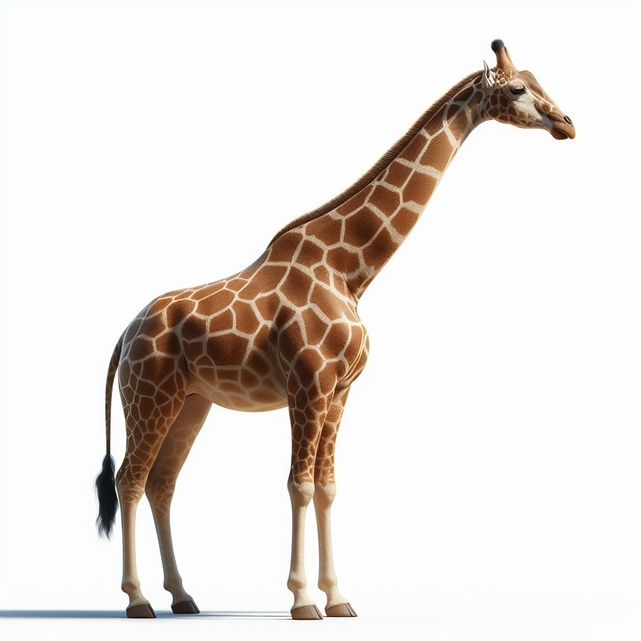
#> input picture GIRAFA.jpeg, 641 x 641 px, shrunk from 1024 x 1024 before the run; its folder holds 5 pictures in this run
$ python processamento_completo.py
#> lines starting #> are read from the running program, lines starting #| are printed output that depends on the picture; after the words box and inside, x2 and y2 are one past the last pixel; in counts of white or black regions, pixels touching at a corner belong together
# Processamento de Imagens - Relatório Completo
# pip install opencv-python matplotlib numpy

import numpy as np
import cv2
import matplotlib.pyplot as plt
import math

def processar_imagem(nome_arquivo, titulo_principal, ajuste_threshold=30, tamanho_kernel=7):
    print(f"\nProcessando a imagem {nome_arquivo}...")

    # Passo 1: Carregando a imagem
    print("Passo 1: Carregando a imagem original")
    img = cv2.imread(nome_arquivo)
    if img is None:
        raise FileNotFoundError(f"Não foi possível encontrar a imagem: {nome_arquivo}")

    # Passo 2: Convertendo para RGB (OpenCV carrega em BGR)
    print("Passo 2: Convertendo de BGR para RGB")
    img_rgb = cv2.cvtColor(img, cv2.COLOR_BGR2RGB)

    # Passo 3: Aplicando blur para redução de ruído
    print("Passo 3: Aplicando filtro de blur para redução de ruído")
    img_blur = cv2.blur(img_rgb, (5, 5))

    # Passo 4: Convertendo para escala de cinza
    print("Passo 4: Convertendo para escala de cinza")
    img_gray = cv2.cvtColor(img_blur, cv2.COLOR_RGB2GRAY)

    # Passo 5: Binarização da imagem
    print("Passo 5: Aplicando limiarização (threshold) para binarização")
    a = img_gray.max()
    _, img_thresh = cv2.threshold(img_gray, a/2+ajuste_threshold, a, cv2.THRESH_BINARY_INV)

    # Passo 6: Definindo kernel para operações morfológicas
    print("Passo 6: Definindo kernel para operações morfológicas")
    kernel = np.ones((tamanho_kernel, tamanho_kernel), np.uint8)

    # Passo 7: Aplicando operações morfológicas
    print("Passo 7: Aplicando operações morfológicas")
    img_dilate = cv2.dilate(img_thresh, kernel, iterations=1)
    img_erode = cv2.erode(img_thresh, kernel, iterations=1)
    img_open = cv2.morphologyEx(img_thresh, cv2.MORPH_OPEN, kernel)
    img_close = cv2.morphologyEx(img_thresh, cv2.MORPH_CLOSE, kernel)

    # Passo 8: Detecção de bordas com Canny
    print("Passo 8: Aplicando detector de bordas Canny")
    edges = cv2.Canny(image=img_gray, threshold1=a/2, threshold2=a/2)

    # Passo 9: Encontrando contornos
    print("Passo 9: Encontrando contornos na imagem")
    contours, _ = cv2.findContours(
        image=img_close,
        mode=cv2.RETR_TREE,
        method=cv2.CHAIN_APPROX_SIMPLE
    )

    # Passo 10: Ordenando contornos por área (do maior para o menor)
    print("Passo 10: Ordenando contornos por área")
    contours = sorted(contours, key=cv2.contourArea, reverse=True)

    # Passo 11: Desenhando contornos na imagem original
    print("Passo 11: Desenhando contornos na imagem original")
    img_contours = img_rgb.copy()
    final = cv2.drawContours(img_contours, contours, contourIdx=-1, color=(255, 0, 0), thickness=2)

    # Preparando imagens para visualização
    imagens_intermediarias = [
        img_rgb, img_blur, img_gray, img_thresh,
        img_dilate, img_erode, img_open, img_close, edges, final
    ]

    titulos = [
        'Original RGB', 'Blur', 'Escala de Cinza', 'Limiarização',
        'Dilatação', 'Erosão', 'Abertura', 'Fechamento', 'Bordas Canny', 'Contornos'
    ]

    # Plotando imagens intermediárias
    print("Gerando visualização das imagens intermediárias...")
    formatoX = math.ceil(len(imagens_intermediarias) ** 0.5)
    if (formatoX**2 - len(imagens_intermediarias)) > formatoX:
        formatoY = formatoX - 1
    else:
        formatoY = formatoX

    plt.figure(figsize=(15, 12))
    for i in range(len(imagens_intermediarias)):
        plt.subplot(formatoY, formatoX, i + 1)
        if i == 0 or i == 1 or i == 9:  # Imagens coloridas
            plt.imshow(imagens_intermediarias[i])
        else:  # Imagens em escala de cinza
            plt.imshow(imagens_intermediarias[i], 'gray')
        plt.title(titulos[i])
        plt.xticks([]), plt.yticks([])

    plt.tight_layout()
    nome_base = nome_arquivo.split(".")[0]
    plt.savefig(f'{nome_base}_intermediarias.png')
    plt.show()

    # Destacando a imagem final em tamanho grande
    print("Gerando imagem final em tamanho grande...")
    plt.figure(figsize=(12, 10))
    plt.imshow(final)
    plt.title(f'Resultado Final - {titulo_principal} com Contornos', fontsize=16)
    plt.xticks([]), plt.yticks([])
    plt.tight_layout()
    plt.savefig(f'{nome_base}_final.png')
    plt.show()

    print(f"Processamento da imagem {nome_arquivo} concluído!")
    print(f"Imagens salvas: {nome_base}_intermediarias.png e {nome_base}_final.png")

    return final, imagens_intermediarias, titulos

# Função para criar o relatório final
def criar_relatorio_final(resultados):
    print("\nCriando relatório final com todas as imagens processadas...")

    # Criando figura para mostrar os resultados finais lado a lado
    plt.figure(figsize=(15, 5))

    for i, (nome, resultado, _) in enumerate(resultados):
        plt.subplot(1, 3, i+1)
        plt.imshow(resultado)
        plt.title(f'{nome} Processado')
        plt.xticks([]), plt.yticks([])

    plt.tight_layout()
    plt.savefig('resultados_finais.png')
    plt.show()

    # Criando relatório detalhado com todas as etapas
    print("Gerando relatório detalhado com todas as etapas do processamento...")

    plt.figure(figsize=(18, 15))

    # Para cada imagem, mostrar todas as etapas do processamento
    for img_idx, (nome, _, imagens_intermediarias) in enumerate(resultados):
        for step_idx, img in enumerate(imagens_intermediarias[:5]):  # Primeiras 5 etapas
            plt.subplot(3, 5, img_idx*5 + step_idx + 1)
            if step_idx < 2:  # Imagens coloridas
                plt.imshow(img)
            else:  # Imagens em escala de cinza
                plt.imshow(img, 'gray')
            plt.title(f"{nome} - {titulos[step_idx]}")
            plt.xticks([]), plt.yticks([])

    plt.tight_layout()
    plt.savefig('relatorio_etapas_parte1.png')
    plt.show()

    plt.figure(figsize=(18, 15))
    for img_idx, (nome, _, imagens_intermediarias) in enumerate(resultados):
        for step_idx, img in enumerate(imagens_intermediarias[5:]):  # Últimas 5 etapas
            plt.subplot(3, 5, img_idx*5 + step_idx + 1)
            if step_idx == 4:  # Imagem final com contornos (colorida)
                plt.imshow(img)
            else:  # Imagens em escala de cinza
                plt.imshow(img, 'gray')
            plt.title(f"{nome} - {titulos[step_idx+5]}")
            plt.xticks([]), plt.yticks([])

    plt.tight_layout()
    plt.savefig('relatorio_etapas_parte2.png')
    plt.show()

# Processando as imagens com parâmetros específicos para cada uma
print("Iniciando processamento das imagens...")

# Lista para armazenar os resultados
resultados = []
titulos = [
    'Original RGB', 'Blur', 'Escala de Cinza', 'Limiarização',
    'Dilatação', 'Erosão', 'Abertura', 'Fechamento', 'Bordas Canny', 'Contornos'
]

try:
    # Processando a imagem da girafa
    final_girafa, intermediarias_girafa, _ = processar_imagem('GIRAFA.jpeg', 'Girafa', ajuste_threshold=30, tamanho_kernel=7)
#> in processar_imagem, img is the input picture: shape (641, 641, 3); mean B, G, R 219.7, 224, 230
#> in processar_imagem, `img_gray = cv2.cvtColor(img_blur, cv2.COLOR_RGB2GRAY)`:
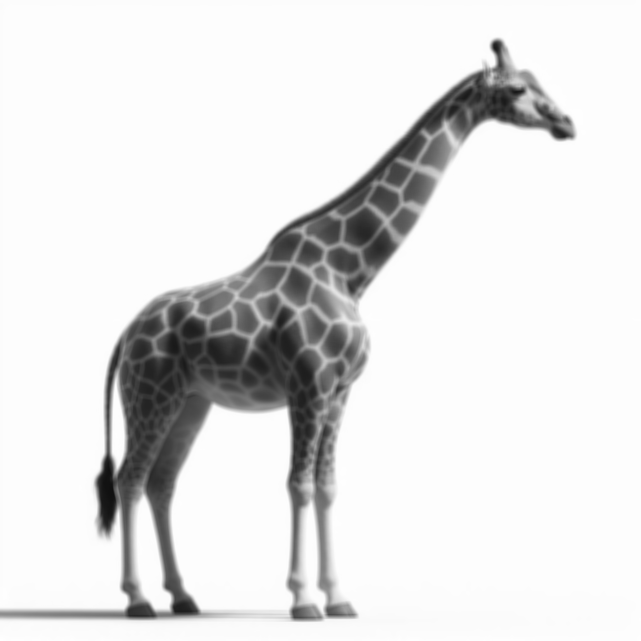
#> img_gray: shape (641, 641); min 16, max 255, mean 225.3
#> in processar_imagem, `a = img_gray.max()`: a = 255
#> in processar_imagem, `_, img_thresh = cv2.threshold(img_gray, a/2+ajuste_threshold, a, cv2.T..`:
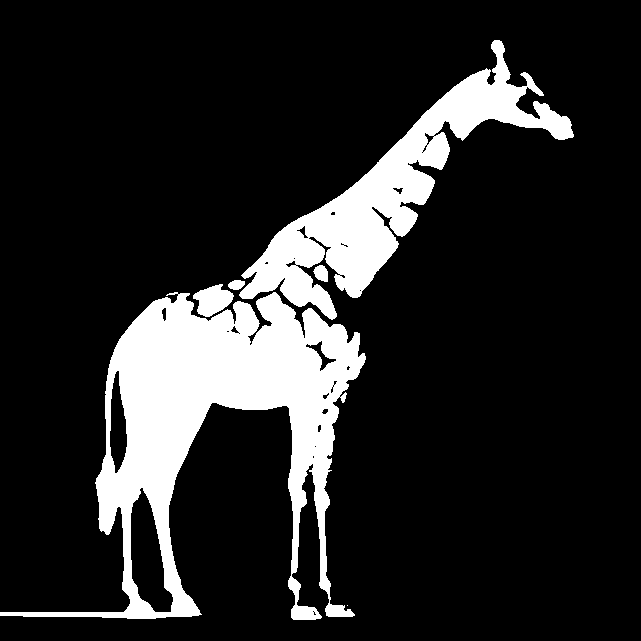
#> img_thresh: shape (641, 641); 15.2% white; 6 white regions (1 under 20 px), largest, box (x1, y1, x2, y2) and area: (0, 292, 366, 620) 39871, (239, 40, 574, 320) 21282, (193, 284, 234, 317) 839, (313, 265, 328, 282) 185, (228, 280, 245, 290) 129
#> in processar_imagem, `img_dilate = cv2.dilate(img_thresh, kernel, iterations=1)`: img_dilate: shape (641, 641); 19.1% white; 1 white region, box (x1, y1, x2, y2) and area: (0, 37, 577, 623) 78510
#> in processar_imagem, `img_erode = cv2.erode(img_thresh, kernel, iterations=1)`: img_erode: shape (641, 641); 10.4% white; 16 white regions (9 under 20 px), largest, box (x1, y1, x2, y2) and area: (99, 297, 361, 616) 28150, (244, 61, 570, 315) 13916, (199, 289, 230, 313) 429
#> in processar_imagem, `img_open = cv2.morphologyEx(img_thresh, cv2.MORPH_OPEN, kernel)`: img_open: shape (641, 641); 14.5% white; 13 white regions, largest, box (x1, y1, x2, y2) and area: (96, 294, 364, 619) 36851, (241, 58, 573, 318) 20549, (196, 286, 233, 316) 801
#> in processar_imagem, `img_close = cv2.morphologyEx(img_thresh, cv2.MORPH_CLOSE, kernel)`: img_close: shape (641, 641); 16% white; 1 white region, box (x1, y1, x2, y2) and area: (0, 40, 574, 620) 65740
#> in processar_imagem, `edges = cv2.Canny(image=img_gray, threshold1=a/2, threshold2=a/2)`: edges: shape (641, 641); 2.1% white in thin lines or dots, all inside (x1, y1, x2, y2) = (0, 40, 575, 622)
#> in processar_imagem, `contours, _ = cv2.findContours( image=img_close, mode=cv2.RETR_TREE, m..`: contours = 5 contours; box (x1, y1, x2, y2) and area: (0, 40, 574, 620) 71298, (130, 494, 173, 613) 3145, (295, 475, 329, 613) 2648, (109, 385, 128, 466) 1110, (517, 90, 539, 115) 355
#> in processar_imagem, `formatoX = math.ceil(len(imagens_intermediarias) ** 0.5)`: formatoX = 4
#> in processar_imagem, `formatoY = formatoX - 1`: formatoY = 3
#> the loop in processar_imagem, `for i in range(len(imagens_intermediarias)):` made 10 passes
#> intermediarias_girafa = 10 items
    resultados.append(('Girafa', final_girafa, intermediarias_girafa))

    # Processando a imagem do avião
    final_aviao, intermediarias_aviao, _ = processar_imagem('AVIAO.jpeg', 'Avião', ajuste_threshold=40, tamanho_kernel=5)
#> call 2 of processar_imagem, with nome_arquivo = 'AVIAO.jpeg', titulo_principal = 'Avião', ajuste_threshold = 40, tamanho_kernel = 5
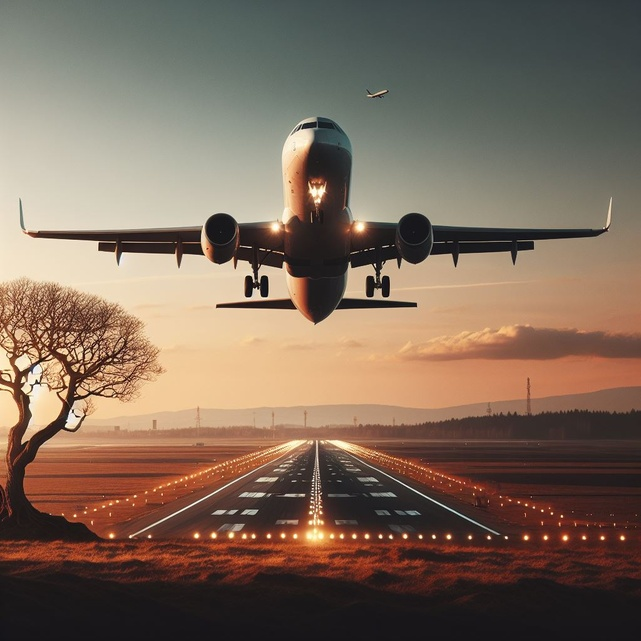
#> input picture Aviao.jpeg, 641 x 641 px, shrunk from 1024 x 1024 before the run, found by its file name
#> in processar_imagem, img is the input picture: shape (641, 641, 3); mean B, G, R 89.9, 105.5, 125.4
#> in processar_imagem (call 2), `img_gray = cv2.cvtColor(img_blur, cv2.COLOR_RGB2GRAY)`:
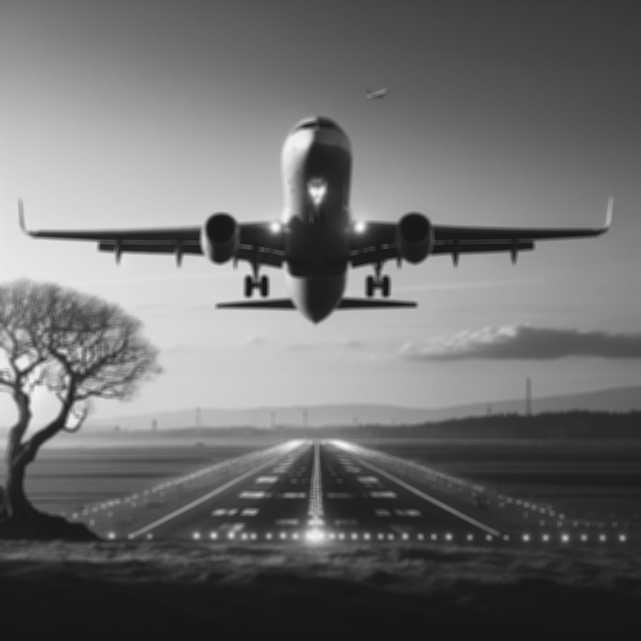
#> img_gray: shape (641, 641); min 21, max 247, mean 109.7
#> in processar_imagem (call 2), `a = img_gray.max()`: a = 247
#> in processar_imagem (call 2), `_, img_thresh = cv2.threshold(img_gray, a/2+ajuste_threshold, a, cv2.T..`: img_thresh: shape (641, 641); values 0 (black) and 247 (white), 76.4% white; 69 black regions (35 under 20 px), largest, box (x1, y1, x2, y2) and area: (0, 76, 524, 434) 87354, (22, 359, 62, 441) 1868, (350, 185, 415, 232) 1742
#> in processar_imagem (call 2), `img_dilate = cv2.dilate(img_thresh, kernel, iterations=1)`: img_dilate: shape (641, 641); values 0 (black) and 247 (white), 79.2% white; 21 black regions (8 under 20 px), largest, box (x1, y1, x2, y2) and area: (0, 79, 515, 431) 80356, (353, 188, 410, 230) 1314, (26, 361, 60, 433) 1118
#> in processar_imagem (call 2), `img_erode = cv2.erode(img_thresh, kernel, iterations=1)`: img_erode: shape (641, 641); values 0 (black) and 247 (white), 73.1% white; 48 black regions, largest, box (x1, y1, x2, y2) and area: (0, 74, 526, 450) 97218, (0, 324, 71, 443) 4195, (348, 183, 417, 234) 2213
#> in processar_imagem (call 2), `img_open = cv2.morphologyEx(img_thresh, cv2.MORPH_OPEN, kernel)`: img_open: shape (641, 641); values 0 (black) and 247 (white), 76.2% white; 56 black regions (30 under 20 px), largest, box (x1, y1, x2, y2) and area: (0, 76, 524, 448) 89467, (0, 331, 67, 441) 2840, (350, 185, 415, 232) 1749
#> in processar_imagem (call 2), `img_close = cv2.morphologyEx(img_thresh, cv2.MORPH_CLOSE, kernel)`: img_close: shape (641, 641); values 0 (black) and 247 (white), 76.9% white; 20 black regions, largest, box (x1, y1, x2, y2) and area: (0, 77, 517, 433) 86858, (24, 359, 62, 435) 1806, (351, 186, 412, 232) 1726
#> in processar_imagem (call 2), `edges = cv2.Canny(image=img_gray, threshold1=a/2, threshold2=a/2)`: edges: shape (641, 641); 2.2% white in thin lines or dots, all inside (x1, y1, x2, y2) = (0, 89, 625, 564)
#> in processar_imagem (call 2), `contours, _ = cv2.findContours( image=img_close, mode=cv2.RETR_TREE, m..`: contours = 22 contours, 3 with area under 20; largest, box (x1, y1, x2, y2) and area: (0, 0, 641, 641) 320354, (23, 358, 63, 436) 2000, (350, 185, 413, 233) 1811, (259, 266, 299, 300) 888, (344, 266, 374, 298) 621
#> the loop in processar_imagem (call 2), `for i in range(len(imagens_intermediarias)):` made 10 passes
#> intermediarias_aviao = 10 items
    resultados.append(('Avião', final_aviao, intermediarias_aviao))

    # Processando a imagem do satélite
    final_satelite, intermediarias_satelite, _ = processar_imagem('SATELITE.jpeg', 'Satélite', ajuste_threshold=20, tamanho_kernel=9)
#> call 3 of processar_imagem, with nome_arquivo = 'SATELITE.jpeg', titulo_principal = 'Satélite', ajuste_threshold = 20, tamanho_kernel = 9
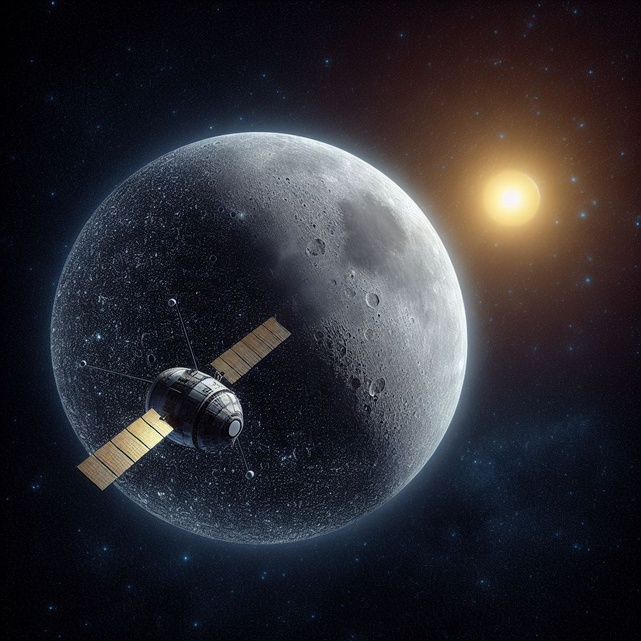
#> input picture Satelite.jpeg, 641 x 641 px, shrunk from 1024 x 1024 before the run, found by its file name
#> in processar_imagem, img is the input picture: shape (641, 641, 3); mean B, G, R 49.8, 44.2, 45.6
#> in processar_imagem (call 3), `_, img_thresh = cv2.threshold(img_gray, a/2+ajuste_threshold, a, cv2.T..`: img_thresh: shape (641, 641); values 0 (black) and 247 (white), 93.1% white; 19 black regions (11 under 20 px), largest, box (x1, y1, x2, y2) and area: (192, 132, 469, 478) 20882, (468, 157, 552, 240) 5453, (119, 411, 172, 460) 1377
#> in processar_imagem (call 3), `img_dilate = cv2.dilate(img_thresh, kernel, iterations=1)`: img_dilate: shape (641, 641); values 0 (black) and 247 (white), 95.2% white; 6 black regions (2 under 20 px), largest, box (x1, y1, x2, y2) and area: (225, 136, 465, 450) 15046, (472, 162, 547, 236) 4189, (125, 417, 165, 454) 546, (225, 397, 235, 408) 33
#> in processar_imagem (call 3), `img_erode = cv2.erode(img_thresh, kernel, iterations=1)`: img_erode: shape (641, 641); values 0 (black) and 247 (white), 90.6% white; 7 black regions, largest, box (x1, y1, x2, y2) and area: (188, 128, 473, 482) 27290, (464, 153, 556, 244) 6853, (112, 407, 176, 474) 2616
#> in processar_imagem (call 3), `img_open = cv2.morphologyEx(img_thresh, cv2.MORPH_OPEN, kernel)`: img_open: shape (641, 641); values 0 (black) and 247 (white), 92.9% white; 7 black regions (2 under 20 px), largest, box (x1, y1, x2, y2) and area: (192, 132, 469, 478) 21386, (468, 157, 552, 240) 5453, (116, 411, 172, 470) 1632, (196, 373, 241, 413) 656, (170, 368, 186, 376) 76
#> in processar_imagem (call 3), `img_close = cv2.morphologyEx(img_thresh, cv2.MORPH_CLOSE, kernel)`: img_close: shape (641, 641); values 0 (black) and 247 (white), 93.4% white; 5 black regions, box (x1, y1, x2, y2) and area: (221, 132, 469, 454) 20152, (468, 158, 551, 240) 5445, (121, 413, 169, 458) 1290, (221, 393, 239, 412) 265, (211, 382, 220, 391) 81
#> in processar_imagem (call 3), `edges = cv2.Canny(image=img_gray, threshold1=a/2, threshold2=a/2)`:
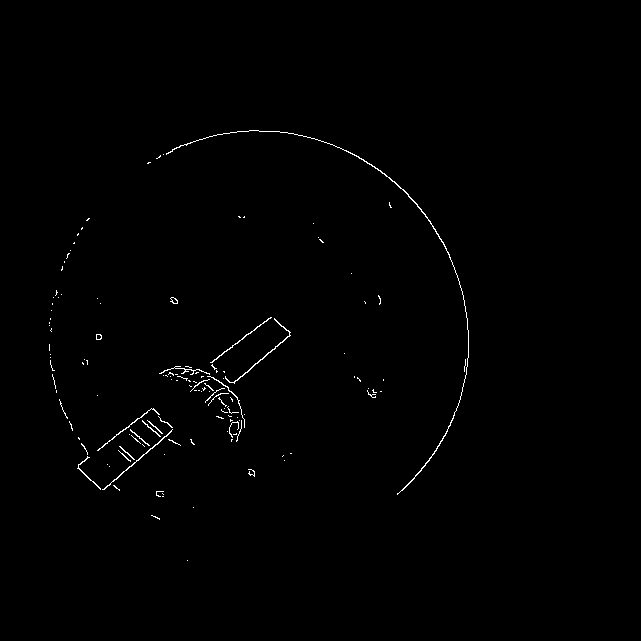
#> edges: shape (641, 641); 0.57% white in thin lines or dots, all inside (x1, y1, x2, y2) = (49, 130, 469, 561)
#> in processar_imagem (call 3), `contours, _ = cv2.findContours( image=img_close, mode=cv2.RETR_TREE, m..`: contours = 6 contours; box (x1, y1, x2, y2) and area: (0, 0, 641, 641) 409600, (220, 131, 470, 455) 20650, (467, 157, 552, 241) 5564, (120, 412, 170, 459) 1360, (220, 392, 240, 413) 295, (210, 381, 221, 392) 98
#> in processar_imagem (call 3), `final = cv2.drawContours(img_contours, contours, contourIdx=-1, color=..`:
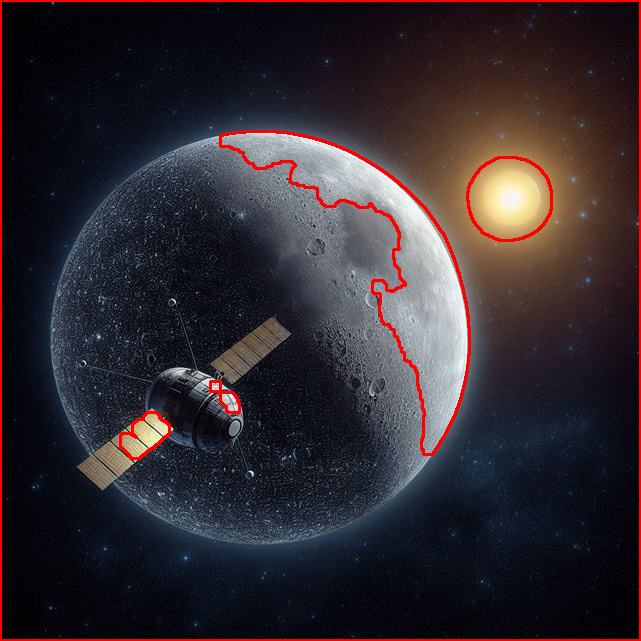
#> final: shape (641, 641, 3); mean R, G, B 50.1, 42.3, 47.9
#> the loop in processar_imagem (call 3), `for i in range(len(imagens_intermediarias)):` made 10 passes
#> intermediarias_satelite = 10 items
    resultados.append(('Satélite', final_satelite, intermediarias_satelite))

    # Criando o relatório final
    criar_relatorio_final(resultados)
#> the loop in criar_relatorio_final, `for i, (nome, resultado, _) in enumerate(resultados):` made 3 passes
#> the loop in criar_relatorio_final, `for img_idx, (nome, _, imagens_intermediarias) in enumerate(resultados):` made 3 passes

    print("\nTodos os processamentos concluídos!")
    print("\nResumo das técnicas aplicadas:")
    print("1. Carregamento da imagem original")
    print("2. Conversão de BGR para RGB")
    print("3. Aplicação de blur para redução de ruído")
    print("4. Conversão para escala de cinza")
    print("5. Binarização da imagem através de limiarização (threshold)")
    print("6. Definição de kernel para operações morfológicas")
    print("7. Aplicação de operações morfológicas (dilatação, erosão, abertura, fechamento)")
    print("8. Detecção de bordas com algoritmo Canny")
    print("9. Identificação de contornos na imagem")
    print("10. Ordenação dos contornos por área")
    print("11. Desenho dos contornos na imagem original")
    print("\nArquivos gerados:")
    print("- GIRAFA_intermediarias.png: Etapas do processamento da imagem da girafa")
    print("- GIRAFA_final.png: Resultado final da imagem da girafa")
    print("- AVIAO_intermediarias.png: Etapas do processamento da imagem do avião")
    print("- AVIAO_final.png: Resultado final da imagem do avião")
    print("- SATELITE_intermediarias.png: Etapas do processamento da imagem do satélite")
    print("- SATELITE_final.png: Resultado final da imagem do satélite")
    print("- resultados_finais.png: Comparação dos resultados finais das três imagens")
    print("- relatorio_etapas_parte1.png e relatorio_etapas_parte2.png: Relatório detalhado de todas as etapas")
    print("\nLink para o código fonte: https://github.com/seu-usuario/visao-computacional-processamento")

except Exception as e:
    print(f"Erro durante o processamento: {e}")
